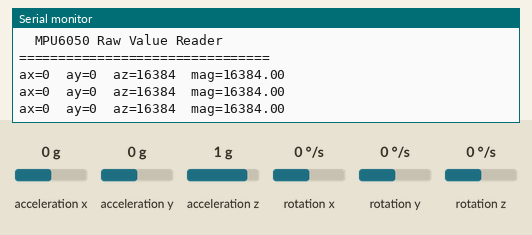
Recording of a sketch running on a simulated ESP32-S3. On the bench: the last lines printed to the serial monitor. The inputs (shaded band) are chosen by the test bench; at power-on: acceleration x 0 g, acceleration y 0 g, acceleration z 1 g, rotation x 0 °/s, rotation y 0 °/s, rotation z 0 °/s.

Above: at 2.3 s.
2.4 s: acceleration x set to -1.4 g
At 3.0 s:
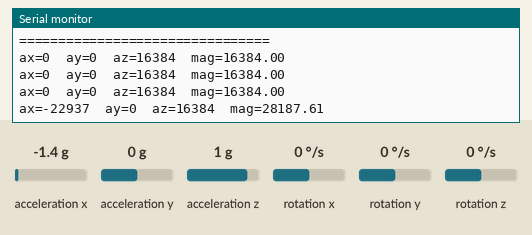
3.9 s: acceleration y set to -1.4 g
At 4.5 s:
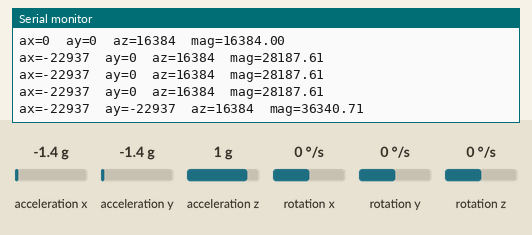
5.4 s: acceleration z set to -1.4 g
At 6.0 s:
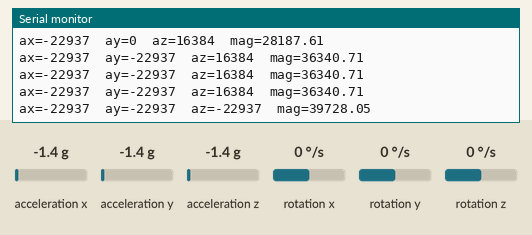
Timing chart, 0 to 8.4 s (numbered marks = the images above; inputs shaded):
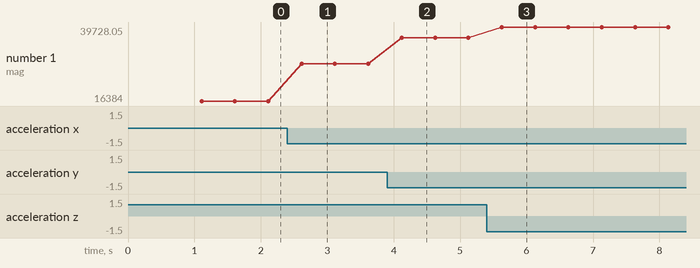

Measured:
- after the input at 2.4 s, the serial monitor: prints a new line after 0.21 s (image 1)
- after the input at 3.9 s, the serial monitor: prints a new line after 0.22 s (image 2)
- after the input at 5.4 s, the serial monitor: prints a new line after 0.23 s (image 3)
- plotted number 1: 16384 → 28187.61 after the input at 2.4 s, 28187.61 → 36340.71 after the input at 3.9 s, 36340.71 → 39728.05 after the input at 5.4 s

The sketch:

Step2_MPU6050_Raw_Values.ino
```cpp
// Step2_MPU6050_Raw_Values.ino
// PURPOSE: Read and print raw accelerometer values to verify sensor works
// BOARD: ESP32-S3 DevKitC-1 (N16R8)
// WIRING: Same as Step 1 (MPU6050 only)
//
// EXPECTED OUTPUT: Three acceleration values (ax, ay, az) and
// a magnitude value, updating every 500ms.
// When fan is off: magnitude ~16000-17000 (gravity only)
// When fan is running: magnitude fluctuates with vibration

#include <Wire.h>
#include <MPU6050.h>
#include <math.h> // For the sqrt function

MPU6050 mpu;

void setup() {
  Serial.begin(115200);

  // CRITICAL for S3: Wait for Serial to initialize
  while (!Serial) {
    delay(10);
  }

  delay(1000);

  // Update to your working S3 pins
  Wire.begin(8, 9);
  delay(100);

  Serial.println("Initializing MPU6050...");
  mpu.initialize();

  // Verify connection
  if (!mpu.testConnection()) {
    Serial.println("ERROR: MPU6050 connection failed!");
    Serial.println("Verify SDA is GPIO 8 and SCL is GPIO 9");
    while (1);
  }

  Serial.println("\n================================");
  Serial.println("  MPU6050 Raw Value Reader");
  Serial.println("================================");
}

void loop() {
  int16_t ax, ay, az;
  mpu.getAcceleration(&ax, &ay, &az);

  // Calculate magnitude (Total acceleration vector)
  float mag = sqrt(pow(ax, 2) + pow(ay, 2) + pow(az, 2));

  Serial.print("ax="); Serial.print(ax);
  Serial.print("\tay="); Serial.print(ay);
  Serial.print("\taz="); Serial.print(az);
  Serial.print("\tmag="); Serial.println(mag, 2);

  delay(500);
}
```
